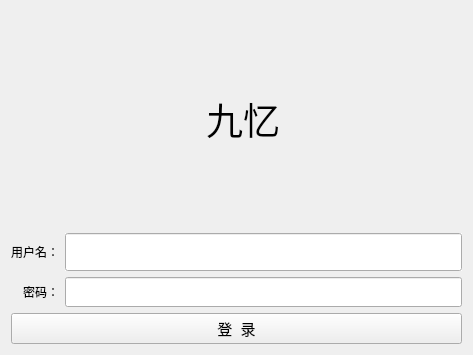
<?xml version="1.0" encoding="UTF-8"?>
<ui version="4.0">
 <class>LoginWidget</class>
 <widget class="QWidget" name="LoginWidget">
  <property name="geometry">
   <rect>
    <x>0</x>
    <y>0</y>
    <width>473</width>
    <height>355</height>
   </rect>
  </property>
  <property name="windowTitle">
   <string>Form</string>
  </property>
  <layout class="QGridLayout" name="gridLayout">
   <item row="4" column="0">
    <layout class="QVBoxLayout" name="verticalLayout_2" stretch="0,2,0">
     <item>
      <layout class="QVBoxLayout" name="verticalLayout">
       <item>
        <layout class="QHBoxLayout" name="horizontalLayout" stretch="0,0,0,0">
         <item>
          <spacer name="horizontalSpacer">
           <property name="orientation">
            <enum>Qt::Horizontal</enum>
           </property>
           <property name="sizeHint" stdset="0">
            <size>
             <width>40</width>
             <height>20</height>
            </size>
           </property>
          </spacer>
         </item>
         <item>
          <widget class="QLabel" name="label">
           <property name="sizePolicy">
            <sizepolicy hsizetype="Fixed" vsizetype="Fixed">
             <horstretch>0</horstretch>
             <verstretch>0</verstretch>
            </sizepolicy>
           </property>
           <property name="maximumSize">
            <size>
             <width>100</width>
             <height>100</height>
            </size>
           </property>
           <property name="text">
            <string/>
           </property>
           <property name="pixmap">
            <pixmap resource="../../Resources/Resources.qrc">:/images/logo.png</pixmap>
           </property>
           <property name="scaledContents">
            <bool>true</bool>
           </property>
           <property name="alignment">
            <set>Qt::AlignCenter</set>
           </property>
          </widget>
         </item>
         <item>
          <widget class="QLabel" name="label_2">
           <property name="font">
            <font>
             <family>印品睿圆体</family>
             <pointsize>28</pointsize>
             <weight>50</weight>
             <bold>false</bold>
            </font>
           </property>
           <property name="text">
            <string>九忆</string>
           </property>
           <property name="alignment">
            <set>Qt::AlignCenter</set>
           </property>
          </widget>
         </item>
         <item>
          <spacer name="horizontalSpacer_2">
           <property name="orientation">
            <enum>Qt::Horizontal</enum>
           </property>
           <property name="sizeHint" stdset="0">
            <size>
             <width>40</width>
             <height>20</height>
            </size>
           </property>
          </spacer>
         </item>
        </layout>
       </item>
      </layout>
     </item>
     <item>
      <layout class="QGridLayout" name="gridLayout_2">
       <item row="1" column="1">
        <widget class="QLineEdit" name="passwordEdit">
         <property name="minimumSize">
          <size>
           <width>0</width>
           <height>30</height>
          </size>
         </property>
         <property name="maxLength">
          <number>18</number>
         </property>
         <property name="frame">
          <bool>true</bool>
         </property>
         <property name="echoMode">
          <enum>QLineEdit::Password</enum>
         </property>
         <property name="clearButtonEnabled">
          <bool>false</bool>
         </property>
        </widget>
       </item>
       <item row="1" column="0">
        <widget class="QLabel" name="label_4">
         <property name="text">
          <string>密码：</string>
         </property>
         <property name="alignment">
          <set>Qt::AlignRight|Qt::AlignTrailing|Qt::AlignVCenter</set>
         </property>
        </widget>
       </item>
       <item row="0" column="1">
        <widget class="QLineEdit" name="nameEdit">
         <property name="minimumSize">
          <size>
           <width>0</width>
           <height>30</height>
          </size>
         </property>
         <property name="font">
          <font>
           <family>印品睿圆体</family>
           <pointsize>16</pointsize>
          </font>
         </property>
         <property name="autoFillBackground">
          <bool>true</bool>
         </property>
         <property name="text">
          <string/>
         </property>
         <property name="maxLength">
          <number>18</number>
         </property>
        </widget>
       </item>
       <item row="0" column="0">
        <widget class="QLabel" name="label_3">
         <property name="text">
          <string>用户名：</string>
         </property>
         <property name="alignment">
          <set>Qt::AlignRight|Qt::AlignTrailing|Qt::AlignVCenter</set>
         </property>
        </widget>
       </item>
      </layout>
     </item>
     <item>
      <widget class="QPushButton" name="loginBtn">
       <property name="minimumSize">
        <size>
         <width>0</width>
         <height>30</height>
        </size>
       </property>
       <property name="font">
        <font>
         <pointsize>11</pointsize>
        </font>
       </property>
       <property name="cursor">
        <cursorShape>PointingHandCursor</cursorShape>
       </property>
       <property name="focusPolicy">
        <enum>Qt::NoFocus</enum>
       </property>
       <property name="autoFillBackground">
        <bool>true</bool>
       </property>
       <property name="text">
        <string>登  录</string>
       </property>
       <property name="autoDefault">
        <bool>true</bool>
       </property>
      </widget>
     </item>
    </layout>
   </item>
  </layout>
 </widget>
 <tabstops>
  <tabstop>nameEdit</tabstop>
  <tabstop>passwordEdit</tabstop>
 </tabstops>
 <resources>
  <include location="../../Resources/Resources.qrc"/>
 </resources>
 <connections/>
</ui>
